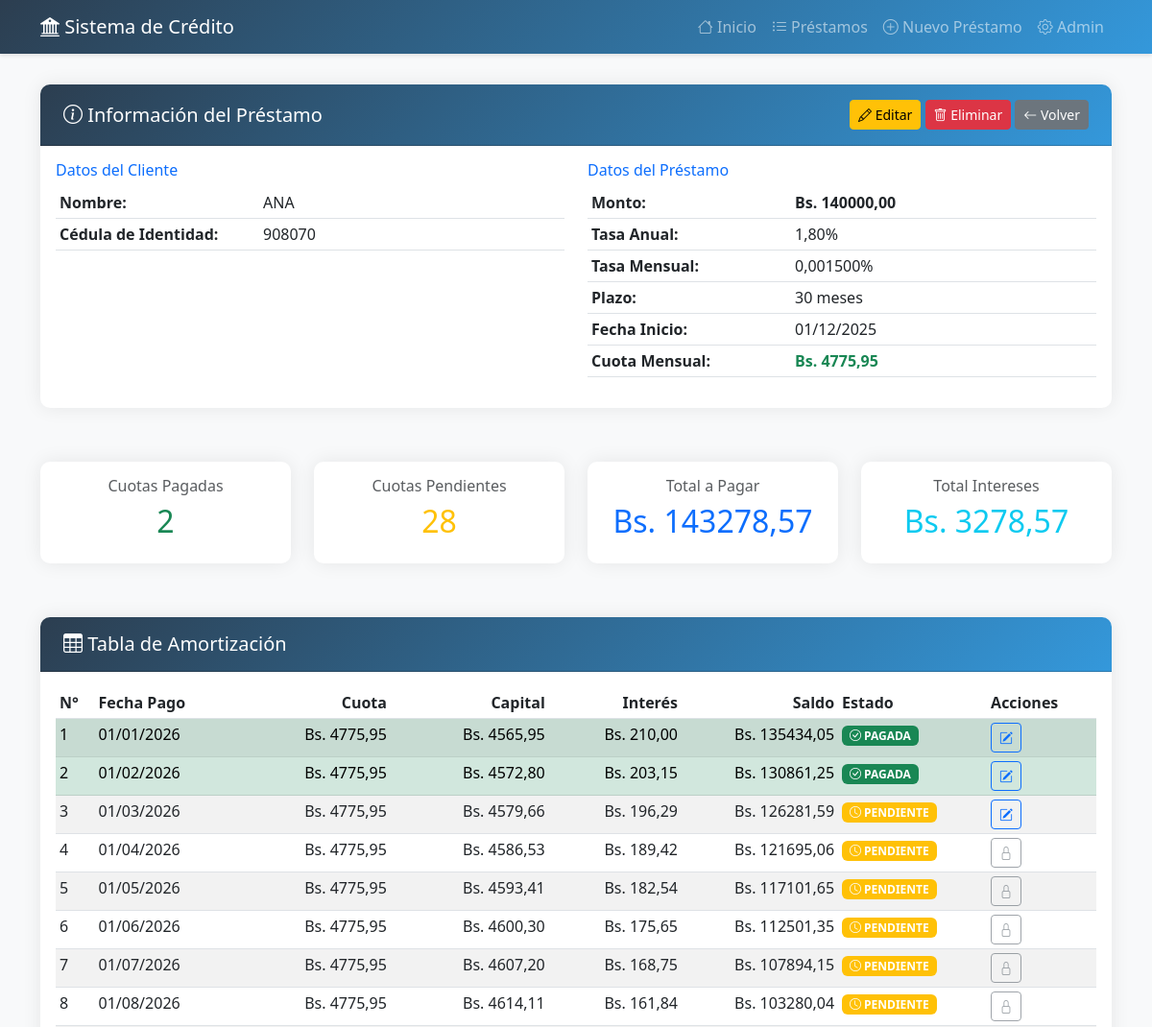
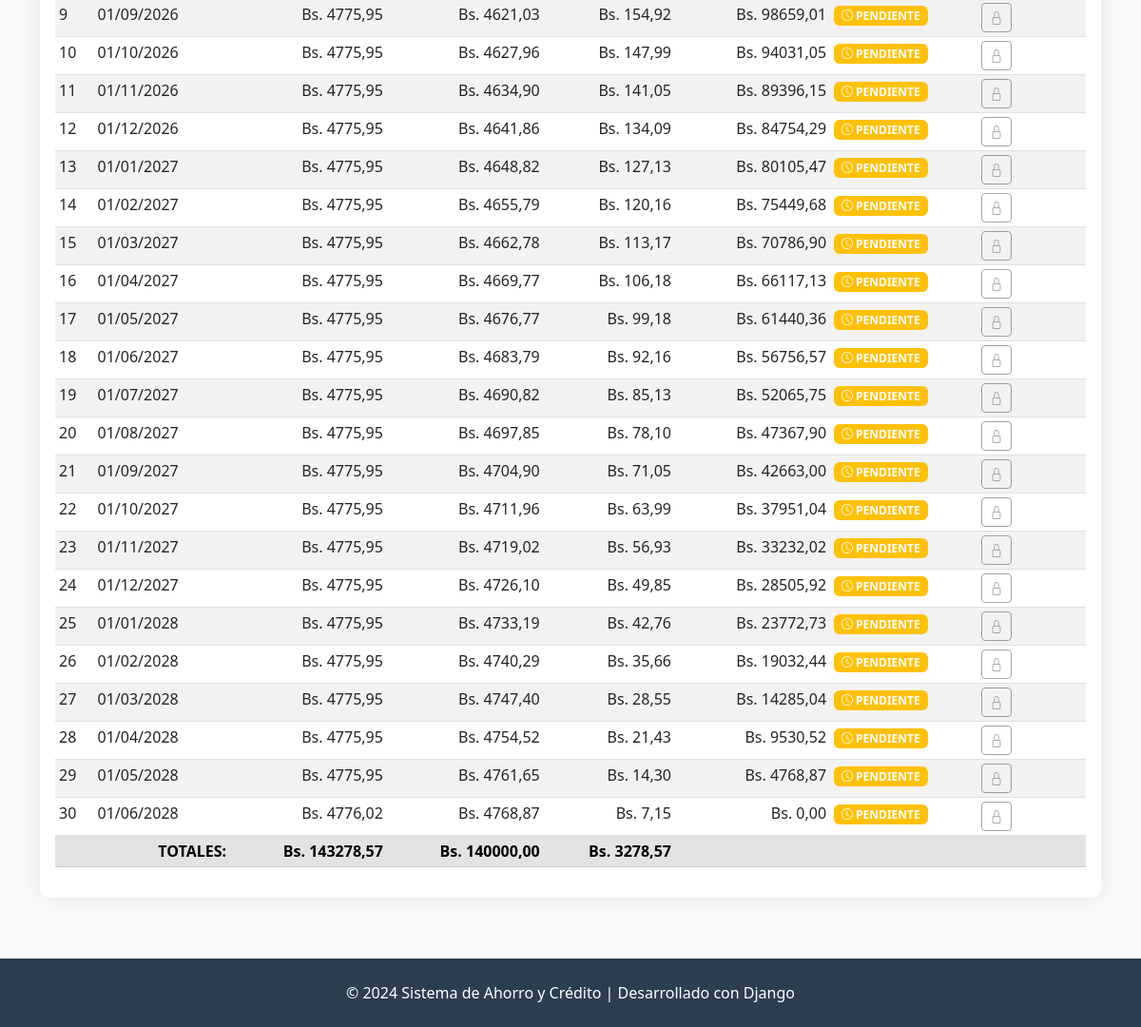
The app's page /prestamos/2/ with its own data (2 pictures, top to bottom).
### creditos/models.py (models this page shows, shortened)
class Prestamo(models.Model):
    nombre = models.CharField(max_length=200, verbose_name="Nombre del Cliente")
    ci = models.CharField(max_length=20, unique=True, verbose_name="Cédula de Identidad")
    monto = models.DecimalField(
        max_digits=12,
        decimal_places=2,
        validators=[MinValueValidator(Decimal('100.00'))],
        verbose_name="Monto del Préstamo"
    )
    tasa_interes_anual = models.DecimalField(
        max_digits=5,
        decimal_places=2,
        validators=[
            MinValueValidator(Decimal('0.01')),
            MaxValueValidator(Decimal('100.00'))
        ],
        verbose_name="Tasa de Interés Anual (%)"
    )
    fecha_inicio = models.DateField(verbose_name="Fecha de Inicio")
    plazo = models.PositiveIntegerField(
        validators=[MinValueValidator(1), MaxValueValidator(360)],
        verbose_name="Plazo en Meses"
    )
    fecha_creacion = models.DateTimeField(auto_now_add=True)
    fecha_actualizacion = models.DateTimeField(auto_now=True)
    class Meta:
        verbose_name = "Préstamo"
        verbose_name_plural = "Préstamos"
        ordering = ['-fecha_creacion']
    @property
    def tasa_mensual(self):
        if self.tasa_interes_anual is None:
            return None
        return self.tasa_interes_anual / Decimal('12') / Decimal('100')
    @property
    def cuota_mensual(self):
        if not all([self.monto, self.tasa_interes_anual, self.plazo]):
            return None
        i = self.tasa_mensual
        n = self.plazo
        if i == 0:
            return self.monto / n
        cuota = self.monto * (i * (1 + i)**n) / ((1 + i)**n - 1)
        return cuota.quantize(Decimal('0.01'))

class Amortizacion(models.Model):
    prestamo = models.ForeignKey(
        Prestamo,
        on_delete=models.CASCADE,
        related_name='amortizaciones',
        verbose_name="Préstamo"
    )
    numero_cuota = models.PositiveIntegerField(verbose_name="N° Cuota")
    fecha_pago = models.DateField(verbose_name="Fecha de Pago")
    cuota = models.DecimalField(
        max_digits=12,
        decimal_places=2,
        verbose_name="Cuota"
    )
    capital = models.DecimalField(
        max_digits=12,
        decimal_places=2,
        verbose_name="Capital (Amortización)"
    )
    interes = models.DecimalField(
        max_digits=12,
        decimal_places=2,
        verbose_name="Interés"
    )
    saldo = models.DecimalField(
        max_digits=12,
        decimal_places=2,
        verbose_name="Saldo Restante"
    )
    pagado = models.BooleanField(default=False, verbose_name="¿Pagado?")
    fecha_pago_real = models.DateField(
        null=True,
        blank=True,
        verbose_name="Fecha de Pago Real"
    )
    class Meta:
        verbose_name = "Cuota de Amortización"
        verbose_name_plural = "Cuotas de Amortización"
        ordering = ['prestamo', 'numero_cuota']
        unique_together = ['prestamo', 'numero_cuota']
    @property
    def dias_mora(self):
        if self.pagado:
            return 0
        from datetime import date
        hoy = date.today()
        if hoy > self.fecha_pago:
            return (hoy - self.fecha_pago).days
        return 0
    @property
    def estado(self):
        if self.pagado:
            return "PAGADA"
        elif self.dias_mora > 0:
            return f"MORA ({self.dias_mora} días)"
        else:
            return "PENDIENTE"
    def puede_pagarse(self):
        if self.numero_cuota == 1:
            return True
        cuotas_anteriores_pendientes = Amortizacion.objects.filter(
            prestamo=self.prestamo,
            numero_cuota__lt=self.numero_cuota,
            pagado=False
        ).exists()
        return not cuotas_anteriores_pendientes

### creditos/views.py (the view)
# urls.py: path('prestamos/<int:pk>/', views.prestamo_detalle, name='prestamo_detalle'),
def prestamo_detalle(request, pk):
    prestamo = get_object_or_404(Prestamo, pk=pk)
    amortizaciones = prestamo.amortizaciones.all()
    total_cuotas = sum(a.cuota for a in amortizaciones)
    total_capital = sum(a.capital for a in amortizaciones)
    total_interes = sum(a.interes for a in amortizaciones)
    cuotas_pagadas = amortizaciones.filter(pagado=True).count()
    cuotas_pendientes = amortizaciones.filter(pagado=False).count()
    context = {
        'prestamo': prestamo,
        'amortizaciones': amortizaciones,
        'total_cuotas': total_cuotas,
        'total_capital': total_capital,
        'total_interes': total_interes,
        'cuotas_pagadas': cuotas_pagadas,
        'cuotas_pendientes': cuotas_pendientes,
    }
    return render(request, 'creditos/prestamo_detalle.html', context)

### creditos/templates/creditos/prestamo_detalle.html (shortened to what this page needs)
{% extends 'creditos/base.html' %}
{% block content %}
<div class="row mb-4">
    <div class="col-12">
        <div class="card">
            <div class="card-header d-flex justify-content-between align-items-center">
                <h5 class="mb-0"><i class="bi bi-info-circle"></i> Información del Préstamo</h5>
                <div>
                    <a href="{% url 'prestamo_editar' prestamo.pk %}" class="btn btn-warning btn-sm">
                        <i class="bi bi-pencil"></i> Editar
                    </a>
                    <a href="{% url 'prestamo_eliminar' prestamo.pk %}" class="btn btn-danger btn-sm">
                        <i class="bi bi-trash"></i> Eliminar
                    </a>
                    <a href="{% url 'prestamo_lista' %}" class="btn btn-secondary btn-sm">
                        <i class="bi bi-arrow-left"></i> Volver
                    </a>
                </div>
            </div>
            <div class="card-body">
                <div class="row">
                    <div class="col-md-6">
                        <h6 class="text-primary">Datos del Cliente</h6>
                        <table class="table table-sm">
                            <tr>
                                <th width="40%">Nombre:</th>
                                <td>{{ prestamo.nombre }}</td>
                            </tr>
                            <tr>
                                <th>Cédula de Identidad:</th>
                                <td>{{ prestamo.ci }}</td>
                            </tr>
                        </table>
                    </div>
                    <div class="col-md-6">
                        <h6 class="text-primary">Datos del Préstamo</h6>
                        <table class="table table-sm">
                            <tr>
                                <th width="40%">Monto:</th>
                                <td><strong>Bs. {{ prestamo.monto|floatformat:2 }}</strong></td>
                            </tr>
                            <tr>
                                <th>Tasa Anual:</th>
                                <td>{{ prestamo.tasa_interes_anual }}%</td>
                            </tr>
                            <tr>
                                <th>Tasa Mensual:</th>
                                <td>{{ prestamo.tasa_mensual|floatformat:6 }}%</td>
                            </tr>
                            <tr>
                                <th>Plazo:</th>
                                <td>{{ prestamo.plazo }} meses</td>
                            </tr>
                            <tr>
                                <th>Fecha Inicio:</th>
                                <td>{{ prestamo.fecha_inicio|date:"d/m/Y" }}</td>
                            </tr>
                            <tr>
                                <th>Cuota Mensual:</th>
                                <td><strong class="text-success">Bs. {{ prestamo.cuota_mensual|floatformat:2 }}</strong></td>
                            </tr>
                        </table>
                    </div>
                </div>
            </div>
        </div>
    </div>
</div>
<div class="row mb-4">
    <div class="col-md-3">
        <div class="card text-center">
            <div class="card-body">
                <h6 class="text-muted">Cuotas Pagadas</h6>
                <h2 class="text-success">{{ cuotas_pagadas }}</h2>
            </div>
        </div>
    </div>
    <div class="col-md-3">
        <div class="card text-center">
            <div class="card-body">
                <h6 class="text-muted">Cuotas Pendientes</h6>
                <h2 class="text-warning">{{ cuotas_pendientes }}</h2>
            </div>
        </div>
    </div>
    <div class="col-md-3">
        <div class="card text-center">
            <div class="card-body">
                <h6 class="text-muted">Total a Pagar</h6>
                <h2 class="text-primary">Bs. {{ total_cuotas|floatformat:2 }}</h2>
            </div>
        </div>
    </div>
    <div class="col-md-3">
        <div class="card text-center">
            <div class="card-body">
                <h6 class="text-muted">Total Intereses</h6>
                <h2 class="text-info">Bs. {{ total_interes|floatformat:2 }}</h2>
            </div>
        </div>
    </div>
</div>
<div class="row">
    <div class="col-12">
        <div class="card">
            <div class="card-header">
                <h5 class="mb-0"><i class="bi bi-table"></i> Tabla de Amortización</h5>
            </div>
            <div class="card-body">
                <div class="table-responsive">
                    <table class="table table-striped table-hover table-sm">
                        <thead>
                            <tr>
                                <th>N°</th>
                                <th>Fecha Pago</th>
                                <th class="text-end">Cuota</th>
                                <th class="text-end">Capital</th>
                                <th class="text-end">Interés</th>
                                <th class="text-end">Saldo</th>
                                <th>Estado</th>
                                <th>Acciones</th>
                            </tr>
                        </thead>
                        <tbody>
                            {% for amortizacion in amortizaciones %}
                            <tr {% if amortizacion.pagado %}class="table-success"{% elif amortizacion.dias_mora > 0 %}class="table-danger"{% endif %}>
                                <td>{{ amortizacion.numero_cuota }}</td>
                                <td>{{ amortizacion.fecha_pago|date:"d/m/Y" }}</td>
                                <td class="text-end">Bs. {{ amortizacion.cuota|floatformat:2 }}</td>
                                <td class="text-end">Bs. {{ amortizacion.capital|floatformat:2 }}</td>
                                <td class="text-end">Bs. {{ amortizacion.interes|floatformat:2 }}</td>
                                <td class="text-end">Bs. {{ amortizacion.saldo|floatformat:2 }}</td>
                                <td>
                                    {% if amortizacion.pagado %}
                                        <span class="badge bg-success">
                                            <i class="bi bi-check-circle"></i> {{ amortizacion.estado }}
                                        </span>
                                    {% elif amortizacion.dias_mora > 0 %}
                                        <span class="badge bg-danger">
                                            <i class="bi bi-exclamation-triangle"></i> {{ amortizacion.estado }}
                                        </span>
                                    {% else %}
                                        <span class="badge bg-warning">
                                            <i class="bi bi-clock"></i> {{ amortizacion.estado }}
                                        </span>
                                    {% endif %}
                                </td>
                                <td>
                                    {% if amortizacion.puede_pagarse or amortizacion.pagado %}
                                        <a href="{% url 'amortizacion_actualizar' amortizacion.pk %}"
                                           class="btn btn-sm btn-outline-primary"
                                           title="Actualizar estado">
                                            <i class="bi bi-pencil-square"></i>
                                        </a>
                                    {% else %}
                                        <button class="btn btn-sm btn-outline-secondary"
                                                disabled
                                                title="Debe pagar las cuotas anteriores primero">
                                            <i class="bi bi-lock"></i>
                                        </button>
                                    {% endif %}
                                </td>
                            </tr>
                            {% endfor %}
                        </tbody>
                        <tfoot class="table-secondary">
                            <tr>
                                <th colspan="2" class="text-end">TOTALES:</th>
                                <th class="text-end">Bs. {{ total_cuotas|floatformat:2 }}</th>
                                <th class="text-end">Bs. {{ total_capital|floatformat:2 }}</th>
                                <th class="text-end">Bs. {{ total_interes|floatformat:2 }}</th>
                                <th colspan="3"></th>
                            </tr>
                        </tfoot>
                    </table>
                </div>
            </div>
        </div>
    </div>
</div>
{% endblock %}

### creditos/templates/creditos/base.html (style rules this page uses)
:root { --primary-color: #2c3e50; --secondary-color: #3498db; }
body { min-height: 100vh; display: flex; flex-direction: column; }
.card { border: none; box-shadow: 0 0 20px rgba(0,0,0,0.08); border-radius: 10px; margin-bottom: 2rem; }
.card-header { background: linear-gradient(135deg, var(--primary-color), var(--secondary-color)); color: white; border-radius: 10px 10px 0 0 !important; padding: 1rem 1.5rem; }
.table thead { background-color: var(--primary-color); color: white; }

### records on screen
Prestamo: nombre "ANA", ci "908070", monto "140000,00", tasa_interes_anual "1,80", tasa_mensual "0,001500", plazo "30", fecha_inicio "01/12/2025", cuota_mensual "4775,95"
Amortizacion: numero_cuota "1", fecha_pago "01/01/2026", cuota "4775,95", capital "4565,95", interes "210,00", saldo "135434,05", estado "PAGADA"
Amortizacion: numero_cuota "2", fecha_pago "01/02/2026", cuota "4775,95", capital "4572,80", interes "203,15", saldo "130861,25", estado "PAGADA"
Amortizacion: numero_cuota "3", fecha_pago "01/03/2026", cuota "4775,95", capital "4579,66", interes "196,29", saldo "126281,59", estado "PENDIENTE"
Amortizacion: numero_cuota "4", fecha_pago "01/04/2026", cuota "4775,95", capital "4586,53", interes "189,42", saldo "121695,06", estado "PENDIENTE"
Amortizacion: numero_cuota "5", fecha_pago "01/05/2026", cuota "4775,95", capital "4593,41", interes "182,54", saldo "117101,65", estado "PENDIENTE"
Amortizacion: numero_cuota "6", fecha_pago "01/06/2026", cuota "4775,95", capital "4600,30", interes "175,65", saldo "112501,35", estado "PENDIENTE"
Amortizacion: numero_cuota "7", fecha_pago "01/07/2026", cuota "4775,95", capital "4607,20", interes "168,75", saldo "107894,15", estado "PENDIENTE"
Amortizacion: numero_cuota "8", fecha_pago "01/08/2026", cuota "4775,95", capital "4614,11", interes "161,84", saldo "103280,04", estado "PENDIENTE"
Amortizacion: numero_cuota "9", fecha_pago "01/09/2026", cuota "4775,95", capital "4621,03", interes "154,92", saldo "98659,01", estado "PENDIENTE"
Amortizacion: numero_cuota "10", fecha_pago "01/10/2026", cuota "4775,95", capital "4627,96", interes "147,99", saldo "94031,05", estado "PENDIENTE"
Amortizacion: numero_cuota "11", fecha_pago "01/11/2026", cuota "4775,95", capital "4634,90", interes "141,05", saldo "89396,15", estado "PENDIENTE"
Amortizacion: numero_cuota "12", fecha_pago "01/12/2026", cuota "4775,95", capital "4641,86", interes "134,09", saldo "84754,29", estado "PENDIENTE"
Amortizacion: numero_cuota "13", fecha_pago "01/01/2027", cuota "4775,95", capital "4648,82", interes "127,13", saldo "80105,47", estado "PENDIENTE"
Amortizacion: numero_cuota "14", fecha_pago "01/02/2027", cuota "4775,95", capital "4655,79", interes "120,16", saldo "75449,68", estado "PENDIENTE"
Amortizacion: numero_cuota "15", fecha_pago "01/03/2027", cuota "4775,95", capital "4662,78", interes "113,17", saldo "70786,90", estado "PENDIENTE"
Amortizacion: numero_cuota "16", fecha_pago "01/04/2027", cuota "4775,95", capital "4669,77", interes "106,18", saldo "66117,13", estado "PENDIENTE"
Amortizacion: numero_cuota "17", fecha_pago "01/05/2027", cuota "4775,95", capital "4676,77", interes "99,18", saldo "61440,36", estado "PENDIENTE"
Amortizacion: numero_cuota "18", fecha_pago "01/06/2027", cuota "4775,95", capital "4683,79", interes "92,16", saldo "56756,57", estado "PENDIENTE"
Amortizacion: numero_cuota "19", fecha_pago "01/07/2027", cuota "4775,95", capital "4690,82", interes "85,13", saldo "52065,75", estado "PENDIENTE"
Amortizacion: numero_cuota "20", fecha_pago "01/08/2027", cuota "4775,95", capital "4697,85", interes "78,10", saldo "47367,90", estado "PENDIENTE"
Amortizacion: numero_cuota "21", fecha_pago "01/09/2027", cuota "4775,95", capital "4704,90", interes "71,05", saldo "42663,00", estado "PENDIENTE"
Amortizacion: numero_cuota "22", fecha_pago "01/10/2027", cuota "4775,95", capital "4711,96", interes "63,99", saldo "37951,04", estado "PENDIENTE"
Amortizacion: numero_cuota "23", fecha_pago "01/11/2027", cuota "4775,95", capital "4719,02", interes "56,93", saldo "33232,02", estado "PENDIENTE"
Amortizacion: numero_cuota "24", fecha_pago "01/12/2027", cuota "4775,95", capital "4726,10", interes "49,85", saldo "28505,92", estado "PENDIENTE"
Amortizacion: numero_cuota "25", fecha_pago "01/01/2028", cuota "4775,95", capital "4733,19", interes "42,76", saldo "23772,73", estado "PENDIENTE"
Amortizacion: numero_cuota "26", fecha_pago "01/02/2028", cuota "4775,95", capital "4740,29", interes "35,66", saldo "19032,44", estado "PENDIENTE"
Amortizacion: numero_cuota "27", fecha_pago "01/03/2028", cuota "4775,95", capital "4747,40", interes "28,55", saldo "14285,04", estado "PENDIENTE"
Amortizacion: numero_cuota "28", fecha_pago "01/04/2028", cuota "4775,95", capital "4754,52", interes "21,43", saldo "9530,52", estado "PENDIENTE"
Amortizacion: numero_cuota "29", fecha_pago "01/05/2028", cuota "4775,95", capital "4761,65", interes "14,30", saldo "4768,87", estado "PENDIENTE"
Amortizacion: numero_cuota "30", fecha_pago "01/06/2028", cuota "4776,02", capital "4768,87", interes "7,15", saldo "0,00", estado "PENDIENTE"

### other values on screen
{{ cuotas_pagadas }} "2"
{{ cuotas_pendientes }} "28"
{{ total_cuotas|floatformat:2 }} "143278,57"
{{ total_interes|floatformat:2 }} "3278,57"
{{ total_capital|floatformat:2 }} "140000,00"
